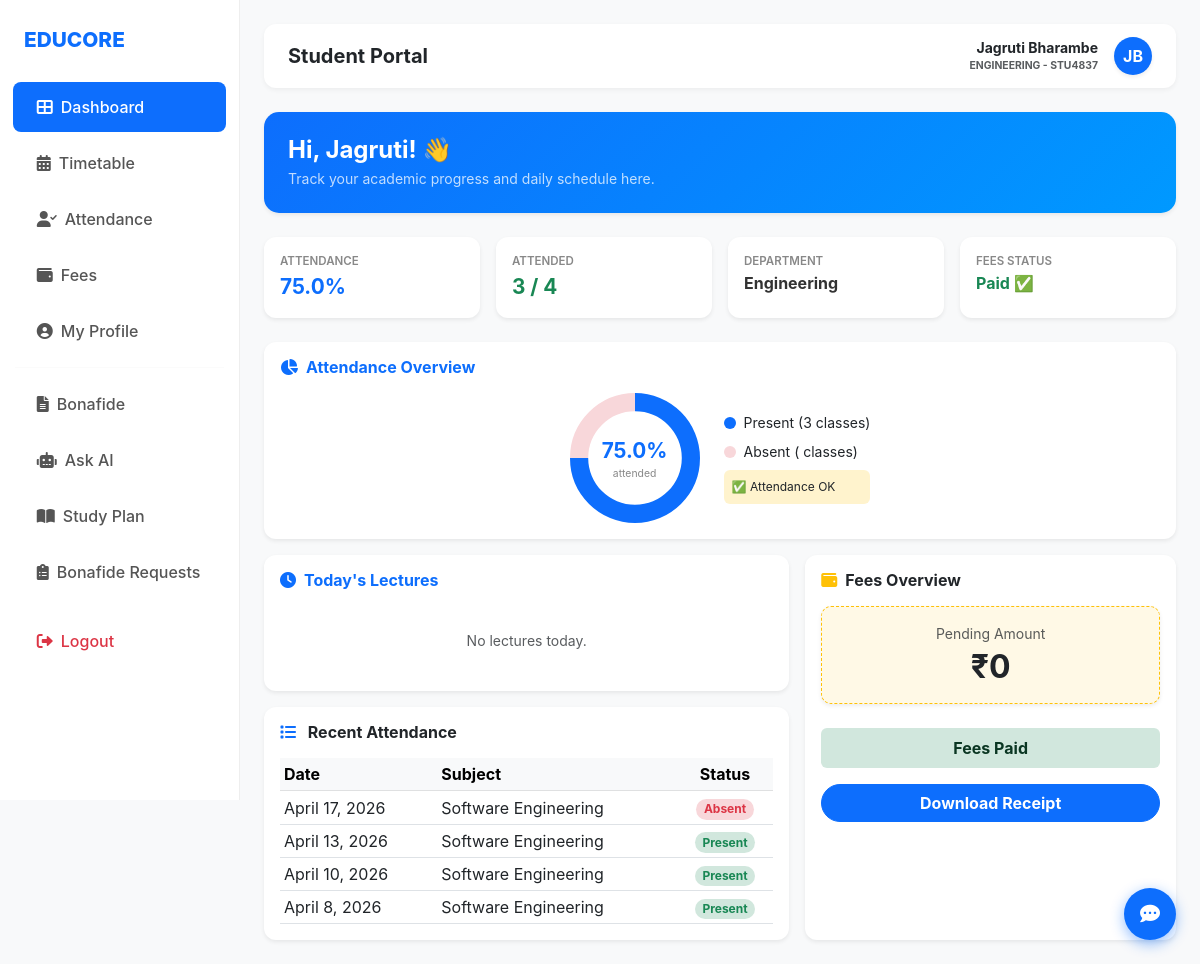
The app's page /student-dashboard/ (signed in) with its own data.
### dashboard/models.py (models this page shows, shortened)
class StudentProfile(models.Model):
    admin = models.ForeignKey(User, on_delete=models.CASCADE, null=True, blank=True)
    first_name = models.CharField(max_length=100)
    last_name = models.CharField(max_length=100)
    mobile_number = models.CharField(max_length=15, null=True, blank=True)
    father_name = models.CharField(max_length=100, null=True, blank=True)
    mother_name = models.CharField(max_length=100, null=True, blank=True)
    aadhar_number = models.CharField(max_length=12, null=True, blank=True)
    category = models.CharField(max_length=50, null=True, blank=True)
    marks_10th = models.DecimalField(max_digits=5, decimal_places=2, null=True, blank=True)
    marks_12th = models.DecimalField(max_digits=5, decimal_places=2, null=True, blank=True)
    marks_graduation = models.DecimalField(max_digits=5, decimal_places=2, null=True, blank=True)
    course = models.CharField(max_length=100)
    roll_no = models.CharField(max_length=100, unique=True, null=True, blank=True)
    date_of_birth = models.DateField(null=True, blank=True)
    total_classes = models.IntegerField(default=100)
    attended_classes = models.IntegerField(default=0)
    mobile = models.CharField(max_length=15)
    email = models.EmailField()
    department = models.ForeignKey(Department, on_delete=models.CASCADE)
    admission_date = models.DateField(auto_now_add=True)

class Attendance(models.Model):
    student = models.ForeignKey('StudentProfile', on_delete=models.CASCADE)
    subject = models.ForeignKey('Subject', on_delete=models.SET_NULL, null=True, blank=True)
    date = models.DateField()
    status = models.BooleanField(default=False)
    is_admin_overridden = models.BooleanField(default=False)

class Subject(models.Model):
    subject_name = models.CharField(max_length=100)
    subject_code = models.CharField(max_length=20, unique=True)
    assigned_staff = models.ForeignKey('staff.StaffProfile', on_delete=models.CASCADE, null=True, blank=True)
    def __str__(self):
        return self.subject_name

### students/views.py (the view)
# urls.py: path('student-dashboard/', student_views.student_dashboard, name='student_dashboard'),
@login_required(login_url='login')
def student_dashboard(request):
    try:
        student = StudentProfile.objects.get(admin=request.user)
    except StudentProfile.DoesNotExist:
        return HttpResponse("Student profile nahi mila!")
    from django.db.models import Sum
    attendance_records = Attendance.objects.filter(student=student).order_by('-date')
    total_c = attendance_records.count()
    total_a = attendance_records.filter(status=True).count()
    overall_perc = round((total_a / total_c * 100), 1) if total_c > 0 else 0
    fee_records = FeeRecord.objects.filter(student=student)
    total_paid = fee_records.aggregate(Sum('fee_amount'))['fee_amount__sum'] or 0
    total_fees = 50000
    f_amount = total_fees - total_paid
    fee_record = fee_records.first()
    context = {
        'student': student,
        'attendance': overall_perc,
        'att_list': attendance_records[:5],
        'attendance_list': attendance_records[:5],
        'present_l': total_a,
        'total_l': total_c,
        'fee_amt': f_amount,
        'fee_obj': fee_record,
        'fee_stat': True if f_amount <= 0 else False,
        'fee_id': getattr(fee_record, 'id', None),
        'today_schedule': [],
    }
    return render(request, 'students/student_dashboard.html', context)

### college_erp/templates/students/student_dashboard.html (shortened to what this page needs)
<!DOCTYPE html>
<html lang="en">
<head>
    <link href="https://cdn.jsdelivr.net/npm/bootstrap@5.3.0/dist/css/bootstrap.min.css" rel="stylesheet">
    <link rel="stylesheet" href="https://cdnjs.cloudflare.com/ajax/libs/font-awesome/6.0.0/css/all.min.css">
</head>
<body>
<div class="d-flex">
    <div id="sidebar-wrapper">
        <div class="sidebar-brand">EduCore</div>
        <nav class="nav flex-column">
    <a href="{% url 'student_dashboard' %}" class="nav-link active"><i class="fas fa-th-large me-2"></i> Dashboard</a>
    <a href="{% url 'timetable_gen' %}" class="nav-link"><i class="fas fa-calendar-alt me-2"></i> Timetable</a>
    <a href="#" class="nav-link"><i class="fas fa-user-check me-2"></i> Attendance</a>
    <a href="#" class="nav-link"><i class="fas fa-wallet me-2"></i> Fees</a>
    <a href="{% url 'edit_profile' %}" class="nav-link"><i class="fas fa-user-circle me-2"></i> My Profile</a>
    <hr style="border-color: #eee; margin: 8px 15px;">
    <a href="{% url 'bonafide:index' %}" class="nav-link"><i class="fas fa-file-alt me-2"></i> Bonafide</a>
    <a href="{% url 'doubt_bot:index' %}" class="nav-link"><i class="fas fa-robot me-2"></i> Ask AI</a>
    <a href="{% url 'study_roadmap:index' %}" class="nav-link"><i class="fas fa-book-open me-2"></i> Study Plan</a>
    {% if request.user.is_staff %}
    <a href="{% url 'bonafide:admin_bonafide' %}" class="nav-link"><i class="fas fa-clipboard-list me-2"></i> Bonafide Requests</a>
    {% endif %}
    <a href="/logout" class="nav-link text-danger mt-3"><i class="fas fa-sign-out-alt me-2"></i> Logout</a>
</nav>
    </div>
    <div id="page-content-wrapper">
        <div class="header-bar">
            <h5 class="mb-0 fw-bold">Student Portal</h5>
            <div class="d-flex align-items-center">
                <div class="text-end me-3 d-none d-md-block">
                    <div class="fw-bold small">{{ student.first_name }} {{ student.last_name }}</div>
                    <div class="text-muted fw-bold" style="font-size: 0.65rem;">ENGINEERING - {{ student.roll_no }}</div>
                </div>
                <div class="bg-primary text-white rounded-circle d-flex align-items-center justify-content-center fw-bold shadow-sm" style="width: 38px; height: 38px; overflow: hidden;">
                    {% if student.profile_pic %}
                        <img src="{{ student.profile_pic.url }}" style="width: 100%; height: 100%; object-fit: cover;">
                    {% else %}
                        {{ student.first_name|first }}{{ student.last_name|first }}
                    {% endif %}
                </div>
            </div>
        </div>
        <div class="welcome-banner shadow-sm">
            <h4 class="fw-bold mb-1">Hi, {{ student.first_name }}! 👋</h4>
            <p class="mb-0 opacity-75 small">Track your academic progress and daily schedule here.</p>
        </div>
        <div class="row g-3 mb-4">
            <div class="col-md-3"><div class="card h-100 shadow-sm"><div class="card-body"><div class="stat-label">Attendance</div><div class="stat-val text-primary">{{ attendance }}%</div></div></div></div>
            <div class="col-md-3"><div class="card h-100 shadow-sm"><div class="card-body"><div class="stat-label">Attended</div><div class="stat-val text-success">{{ present_l }} / {{ total_l }}</div></div></div></div>
            <div class="col-md-3"><div class="card h-100 shadow-sm"><div class="card-body"><div class="stat-label">Department</div><div class="stat-val" style="font-size: 1rem;">Engineering</div></div></div></div>
            <div class="col-md-3"><div class="card h-100 shadow-sm"><div class="card-body"><div class="stat-label">Fees Status</div><div class="stat-val {% if fee_amt <= 0 %}text-success{% else %}text-danger{% endif %}" style="font-size: 1rem;">{% if fee_amt <= 0 %}Paid ✅{% else %}Pending ⚠️{% endif %}</div></div></div></div>
        </div>
<div class="card shadow-sm mb-3">
    <div class="card-body">
        <h6 class="fw-bold mb-3 text-primary"><i class="fas fa-chart-pie me-2"></i>Attendance Overview</h6>
        <div class="d-flex align-items-center justify-content-center gap-4">
            <div style="position:relative; width:130px; height:130px;">
                <canvas id="attChart"></canvas>
                <div style="position:absolute;top:50%;left:50%;transform:translate(-50%,-50%);text-align:center;">
                    <div class="fw-bold text-primary" style="font-size:1.3rem;">{{ attendance }}%</div>
                    <div style="font-size:0.65rem;color:#888;">attended</div>
                </div>
            </div>
            <div>
                <div class="d-flex align-items-center gap-2 mb-2">
                    <div style="width:12px;height:12px;border-radius:50%;background:#0d6efd;"></div>
                    <small>Present ({{ present_l }} classes)</small>
                </div>
                <div class="d-flex align-items-center gap-2 mb-2">
                    <div style="width:12px;height:12px;border-radius:50%;background:#f8d7da;"></div>
                    <small>Absent ({{ total_l|add:"-"|add:present_l }} classes)</small>
                </div>
                <div class="mt-2 p-2 rounded" style="background:#fff3cd;font-size:0.75rem;">
                    {% if attendance >= 75 %}
                        ✅ Attendance OK
                    {% else %}
                        ⚠️ Below 75% limit!
                    {% endif %}
                </div>
            </div>
        </div>
    </div>
</div>
        <div class="row g-3">
            <div class="col-lg-7">
                <div class="card shadow-sm mb-3">
                    <div class="card-body">
                        <h6 class="fw-bold mb-3 text-primary"><i class="fas fa-clock me-2"></i>Today's Lectures</h6>
                        {% for slot in today_schedule %}
                        <div class="lecture-item d-flex justify-content-between align-items-center">
                            <div>
                                <div class="fw-bold text-dark" style="font-size: 0.9rem;">{{ slot.subject.name }}</div>
                                <small class="text-muted">{{ slot.start_time|time:"H:i" }} - {{ slot.end_time|time:"H:i" }}</small>
                            </div>
                            <span class="badge bg-white text-primary border">Room {{ slot.room_number }}</span>
                        </div>
                        {% empty %}
                        <div class="text-center py-4 text-muted"><p class="small mb-0">No lectures today.</p></div>
                        {% endfor %}
                    </div>
                </div>
                <div class="card shadow-sm">
                    <div class="card-body">
                        <h6 class="fw-bold mb-3"><i class="fas fa-list text-primary me-2"></i> Recent Attendance</h6>
                        <table class="table table-sm align-middle mb-0">
                            <thead class="table-light"><tr><th>Date</th><th>Subject</th><th class="text-center">Status</th></tr></thead>
                            <tbody>
                                {% for record in att_list %}
                                <tr>
                                    <td>{{ record.date }}</td>
                                    <td>{{ record.subject }}</td>
                                    <td class="text-center">
                                        <span class="badge {% if record.status %}bg-success-subtle text-success{% else %}bg-danger-subtle text-danger{% endif %} rounded-pill">{% if record.status %}Present{% else %}Absent{% endif %}</span>
                                    </td>
                                </tr>
                                {% endfor %}
                            </tbody>
                        </table>
                    </div>
                </div>
            </div>
            <div class="col-lg-5">
                <div class="card shadow-sm h-100">
                    <div class="card-body">
                        <h6 class="fw-bold mb-3"><i class="fas fa-wallet text-warning me-2"></i>Fees Overview</h6>
                        <div class="fee-box mb-4 shadow-sm">
                            <small class="text-muted d-block mb-1">Pending Amount</small>
                            <h2 class="fw-bold text-dark mb-0">₹{{ fee_amt }}</h2>
                        </div>
                        {% if fee_amt <= 0 %}
    <div class="alert alert-success border-0 text-center py-2 mb-3"><strong>Fees Paid</strong></div>
    {% if fee_obj and fee_obj.id %}
        <a href="{% url 'download_receipt' fee_obj.id %}" target="_blank" class="btn btn-primary w-100 rounded-pill fw-bold">Download Receipt</a>
    {% endif %}
{% else %}
    <div class="alert alert-danger border-0 text-center py-2 mb-3"><strong>Payment Pending</strong></div>
    <button class="btn btn-danger w-100 rounded-pill fw-bold">Pay Now Online</button>
{% endif %}
                    </div>
                </div>
            </div>
        </div>
    </div>
</div>
<button id="chatBtn" onclick="document.getElementById('chatbox').classList.toggle('open')"
    style="position:fixed;bottom:24px;right:24px;width:52px;height:52px;border-radius:50%;background:#0d6efd;border:none;cursor:pointer;display:flex;align-items:center;justify-content:center;box-shadow:0 4px 14px rgba(13,110,253,0.45);z-index:9999;">
    <i class="fas fa-comment-dots text-white fs-5"></i>
</button>
<script>
// Attendance Doughnut Chart
new Chart(document.getElementById('attChart').getContext('2d'), {
    type: 'doughnut',
    data: {
        datasets: [{
            data: [{{ present_l }}, {{ total_l }} - {{ present_l }}],
            backgroundColor: ['#0d6efd', '#f8d7da'],
            borderWidth: 0
        }]
    },
    options: {
        cutout: '72%',
        plugins: { legend: { display: false }, tooltip: { enabled: false } }
    }
});
// Chatbot
const chatData = {
    'attendance': 'Tumhari attendance {{ attendance }}% hai. {% if attendance < 75 %}⚠️ 75% se neeche ho — dhyan do!{% else %}✅ Sahi hai, keep it up!{% endif %}',
    'fees': '{% if fee_amt > 0 %}₹{{ fee_amt }} pending hai. Dashboard pe "Pay Now Online" button hai.{% else %}Tumhari fees paid hai! ✅{% endif %}',
    'timetable': 'Aaj {% if today_schedule %}{{ today_schedule|length }} lecture(s) hain.{% else %}koi lecture nahi hai.{% endif %} Timetable section mein full schedule dekho.',
    'lecture': 'Aaj {% if today_schedule %}{{ today_schedule|length }} lecture(s) scheduled hain.{% else %}koi lecture nahi hai.{% endif %}',
    'default': 'Samajh nahi aaya 😅 Attendance, fees, ya timetable ke baare mein poocho!'
};
function sendChat() {
    const input = document.getElementById('chatInput');
    const msgs = document.getElementById('chatMsgs');
    const text = input.value.trim();
    if (!text) return;
    input.value = '';
    const userDiv = document.createElement('div');
    userDiv.style.cssText = 'background:#0d6efd;color:#fff;padding:8px 12px;border-radius:12px 12px 4px 12px;font-size:13px;max-width:85%;align-self:flex-end;';
    userDiv.textContent = text;
    msgs.appendChild(userDiv);
    const typing = document.createElement('div');
    typing.style.cssText = 'background:#f0f7ff;padding:8px 12px;border-radius:4px 12px 12px 12px;font-size:13px;color:#888;font-style:italic;max-width:85%;';
    typing.textContent = 'Soch raha hoon...';
    msgs.appendChild(typing);
    msgs.scrollTop = msgs.scrollHeight;
    const lower = text.toLowerCase();
    let reply = chatData.default;
    for (const key of Object.keys(chatData)) {
        if (lower.includes(key)) { reply = chatData[key]; break; }
    }
    setTimeout(() => {
        typing.remove();
        const botDiv = document.createElement('div');
        botDiv.style.cssText = 'background:#f0f7ff;padding:8px 12px;border-radius:4px 12px 12px 12px;font-size:13px;max-width:85%;';
        botDiv.textContent = reply;
        msgs.appendChild(botDiv);
        msgs.scrollTop = msgs.scrollHeight;
    }, 700);
}
</script>
</body>
</html>

### records on screen
StudentProfile: first_name "Jagruti", last_name "Bharambe", roll_no "STU4837", first_name|first "J", last_name|first "B"
Attendance: date "April 17, 2026", subject "Software Engineering", status "Absent"
Attendance: date "April 13, 2026", subject "Software Engineering", status "Present"
Attendance: date "April 10, 2026", subject "Software Engineering", status "Present"
Attendance: date "April 8, 2026", subject "Software Engineering", status "Present"

### other values on screen
{{ attendance }} "75.0"
{{ present_l }} "3"
{{ total_l }} "4"
{{ fee_amt }} "0"
chart data {{ present_l }} 3
chart data {{ total_l }} 4
